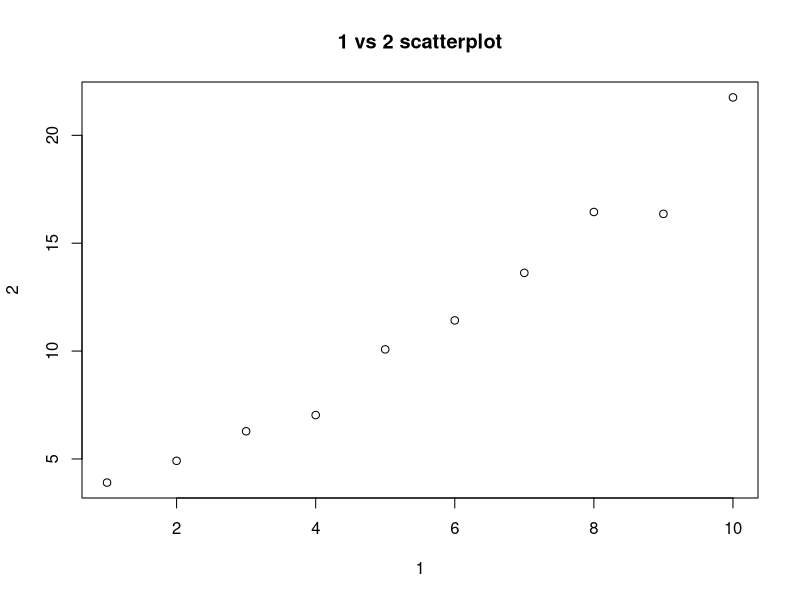

Generate this figure with R:
## ---- chunk 1
knitr::opts_chunk$set(echo = TRUE)
library(tidyverse)
## ---- chunk 2
df <- mtcars
tb <- as.tibble(mtcars)
print(is.tibble(df))
print(is.tibble(tb))
## ---- chunk 3
#first with the data.frame
df <- data.frame(abc = 1, xyz = "a")
df$x
df[, "xyz"]
df[, c("abc", "xyz")]
#now with the tibble
df <- as.tibble(data.frame(abc = 1, xyz = "a"))
df$x
df[, "xyz"]
df[, c("abc", "xyz")]
## ---- chunk 4
var <- "mpg"
#let's use tb from before
tb[[var]]
tb %>% .[[var]]
## ---- chunk 5
annoying <- tibble(
  `1` = 1:10,
  `2` = `1` * 2 + rnorm(length(`1`))
)
## ---- chunk 6
annoying %>% .[["1"]]
## ---- chunk 7
plot(x = annoying %>% .[["1"]], y = annoying %>% .[["2"]], main="1 vs 2 scatterplot", type="p", xlab = "1", ylab = "2")
## ---- chunk 8
annoying <- add_column(annoying, "3"= annoying[["2"]]/annoying[["1"]])
annoying
## ---- chunk 9
annoying <- rename(annoying, "one" = "1", "two" = "2", "three" = "3")
annoying
